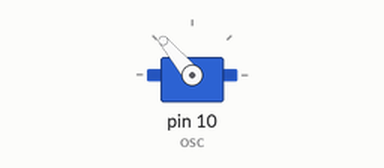
A sketch run on a simulated Arduino Uno, built with avr-gcc and run on an emulated ATmega328P. On the bench: servo.

Above: at 0.05 s.
At 0.25 s:
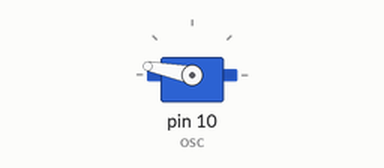
At 0.5 s:
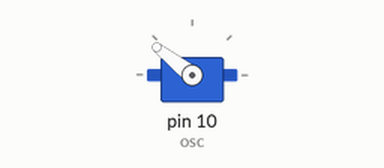
At 0.95 s:
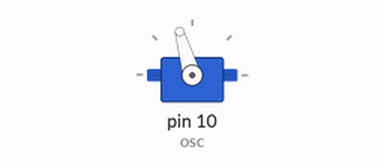
Timing chart, 0 to 3.0 s (numbered marks = the images above):
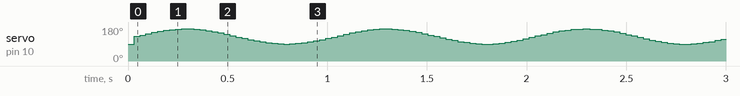

The sketch:

9_oscilllator.ino
```cpp
/*
  Free open Arduino Course

  Github:
  https://github.com/ZGZMakerSpace/ArduinoCourse
  Documentation:
  https://zaragozamakerspace.com/index.php/courses/curso-basico-arduino/

  by Zaragoza Maker Space
*/

#include <Servo.h>
#include <Oscillator.h>

const unsigned char CMD_STOP = 'S';  //-- Stop the oscilaltor
const unsigned char CMD_PLAY = 'P';  //-- Play the oscillator

Oscillator osc;

void setup()
{
  //-- Configure the serial comunication with PC
  Serial.begin(9600);

  //-- Attach the oscillator to servo
  osc.attach(10);
  osc.SetT(1000);
  osc.SetA(40);
  osc.SetO(40);


}

//-- Incoming byte from the PC
unsigned char inbyte;

void loop()
{
  //-- refresh the oscillator
  osc.refresh();

  //-- When a byte is received from the PC
  if (Serial.available()) {

    //-- Read the byte and modify the oscillator state
    //-- acording to the command received
    inbyte = Serial.read();
    switch(inbyte){
      case CMD_STOP:     //-- Stop command
        osc.Stop();
        break;
      case CMD_PLAY:     //-- Play command
        osc.Play();
        break;
    }
  }
}
```
